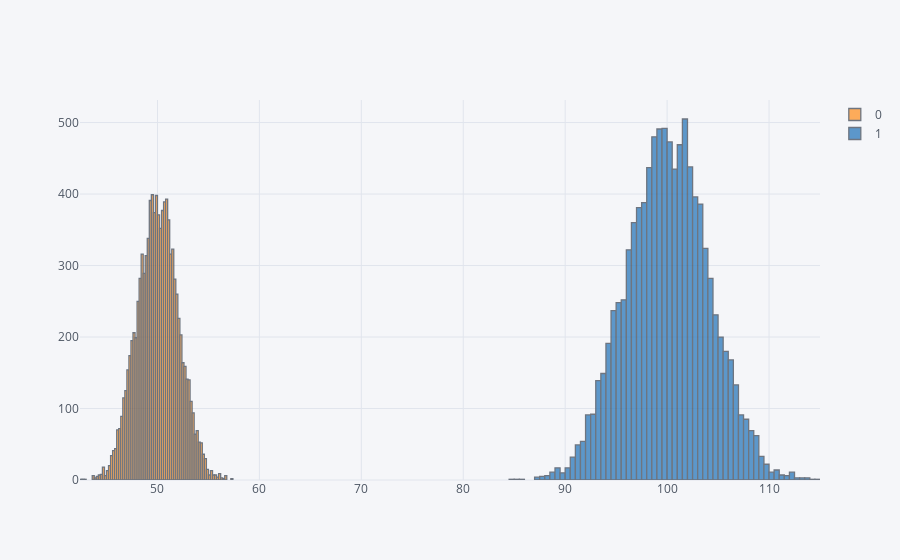

The notebook cell this image was saved under:
### Code cell
data[1] = data.applymap(lambda x: x * 2)
data[[0, 1]].iplot(kind="hist")

### Figure 1 — Plotly figure (JSON) as saved in the notebook; plotly's stock layout.template omitted (floating-point values rounded to 4 significant figures; data arrays with more than 128 entries replaced by an {"elided": "..."} marker saying what was removed)
{"data": [{"histfunc": "count", "histnorm": "", "marker": {"color": "rgba(255, 153, 51, 1.0)", "line": {"color": "#4D5663", "width": 1.3}}, "name": "0", "opacity": 0.8, "orientation": "v", "type": "histogram", "uid": "5f71ceb1-8540-4dbe-b3d2-5810a3c8bfb9", "x": {"elided": "10000 float values"}}, {"histfunc": "count", "histnorm": "", "marker": {"color": "rgba(55, 128, 191, 1.0)", "line": {"color": "#4D5663", "width": 1.3}}, "name": "1", "opacity": 0.8, "orientation": "v", "type": "histogram", "uid": "7f71c33b-1367-442d-ad89-c2d97dc57813", "x": {"elided": "10000 float values"}}], "layout": {"barmode": "overlay", "legend": {"bgcolor": "#F5F6F9", "font": {"color": "#4D5663"}}, "paper_bgcolor": "#F5F6F9", "plot_bgcolor": "#F5F6F9", "title": {"font": {"color": "#4D5663"}}, "xaxis": {"gridcolor": "#E1E5ED", "showgrid": true, "tickfont": {"color": "#4D5663"}, "title": {"font": {"color": "#4D5663"}, "text": ""}, "zerolinecolor": "#E1E5ED"}, "yaxis": {"gridcolor": "#E1E5ED", "showgrid": true, "tickfont": {"color": "#4D5663"}, "title": {"font": {"color": "#4D5663"}, "text": ""}, "zerolinecolor": "#E1E5ED"}}}
